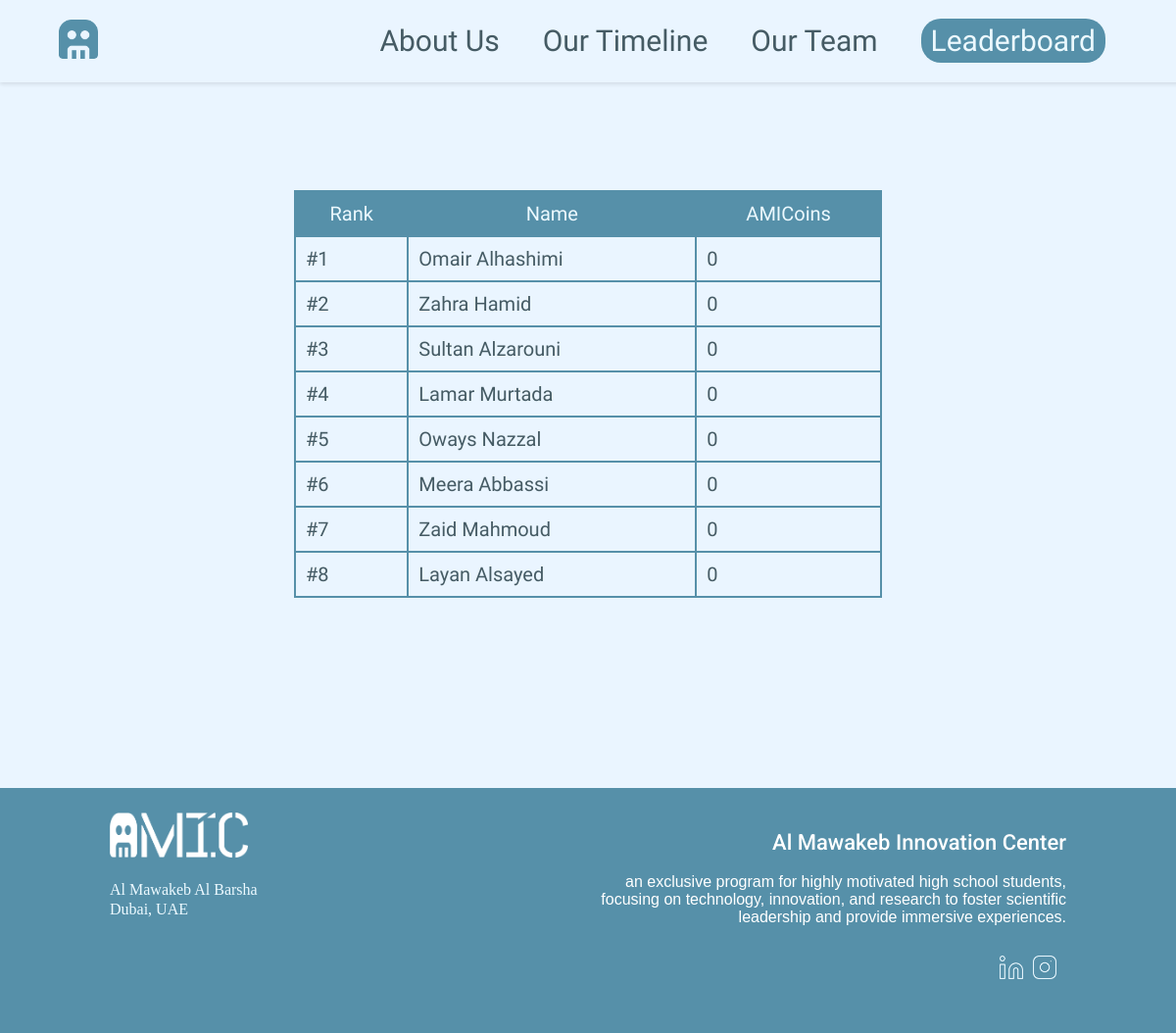
The app's page /Leaderboard/ with its own data.
### website/models.py (models this page shows)
class committee(models.Model):
    id = models.AutoField(primary_key=True)
    name = models.CharField(max_length=100)
    role = models.CharField(max_length=100)
    amicoins = models.IntegerField(default=0)
    TEAM_TYPES = (
        ('highschool', 'High School'),
        ('junior', 'Junior'),
        ('alumni', 'Alumni'),
    )
    team_type = models.CharField(max_length=10, choices=TEAM_TYPES, default='highschool')

### website/views.py (the view)
# urls.py: path("Leaderboard/", views.Leaderboard, name="leaderboard"),
def Leaderboard(request):
    members = member.objects.all()
    committee_members = committee.objects.all()
    combined_members = list(chain(members, committee_members))
    sorted_combined_members = sorted(combined_members, key=lambda x: x.amicoins, reverse=True)
    context = {
        'sorted_combined_members': sorted_combined_members,
        "timelines": Timeline.objects.all()
    }
    return render(request, "Leaderboard.html", context)

### templates/Leaderboard.html (shortened to what this page needs)
{% extends 'Base.html' %}
{% load static %}
{% block  style%}
<link rel="stylesheet" href="{% static 'CSS/Leaderboard.css' %}">
{% endblock %}
{% block content %}
      <br><br>
      <div class="fill">
        <table>
           <thead>
              <tr>
                 <th>Rank</th>
                 <th>Name</th>
                 <th>AMICoins</th>
              </tr>
           </thead>
           <tbody>
              {% for member in sorted_combined_members %}
              {% if forloop.counter <= 10 %}
                 <tr>
                    <td>#{{ forloop.counter }}</td>
                    <td>{{ member.name }}</td>
                    <td>{{ member.amicoins|default:0 }}</td>
                 </tr>
              {% endif %}
           {% endfor %}
           </tbody>
        </table>
     </div>
      <br><br><br><br>
{% endblock %}

### static/CSS/Common.css (style rules this page uses)
body { background: #EAF5FF; overflow-x: hidden; }

### static/CSS/Leaderboard.css (style rules this page uses)
.fill { margin: 130px 150px; display: flex; flex-direction: row; justify-content: center; align-items: center; display: flex; }
table { width: 600px; border-collapse: collapse; margin-top: 20px; }
th, td { border: 2px solid #5690A9; padding: 10px; text-align: left; }
td { background-color: #EAF5FF; color: #455B64; font-size: 20px; font-family: Stick No Bills; font-weight: 300; text-decoration: none; }
th { text-align: center; background-color: #5690A9; color: #ECF9FF; font-size: 20px; font-family: 'Stick No Bills', sans-serif; font-weight: 500; text-decoration: none; }
tr:nth-child(even) { background-color: #EAF5FF; }
tr:nth-child(odd) { background-color: #FFF; }

### records on screen
committee: name "Omair Alhashimi", amicoins "0"
committee: name "Zahra Hamid", amicoins "0"
committee: name "Sultan Alzarouni", amicoins "0"
committee: name "Lamar Murtada", amicoins "0"
committee: name "Oways Nazzal", amicoins "0"
committee: name "Meera Abbassi", amicoins "0"
committee: name "Zaid Mahmoud", amicoins "0"
committee: name "Layan Alsayed", amicoins "0"
